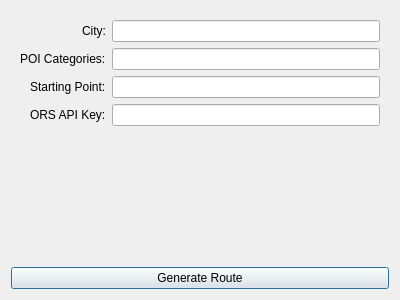
<?xml version="1.0" encoding="UTF-8"?>
<ui version="4.0">
 <class>OptimalCustomRouteDialogBase</class>
 <widget class="QDialog" name="OptimalCustomRouteDialogBase">
  <property name="geometry">
   <rect>
    <x>0</x>
    <y>0</y>
    <width>400</width>
    <height>300</height>
   </rect>
  </property>
  <property name="windowTitle">
   <string>City Route Planner</string>
  </property>
  <layout class="QVBoxLayout" name="verticalLayout">
   <item>
    <widget class="QWidget" name="formLayoutWidget">
     <layout class="QFormLayout" name="formLayout">
      <property name="fieldGrowthPolicy">
       <enum>QFormLayout::ExpandingFieldsGrow</enum>
      </property>
      <property name="labelAlignment">
       <set>Qt::AlignRight|Qt::AlignTrailing|Qt::AlignVCenter</set>
      </property>
      <property name="formAlignment">
       <set>Qt::AlignHCenter|Qt::AlignTop</set>
      </property>
      <item row="0" column="0">
       <widget class="QLabel" name="cityLabel">
        <property name="text">
         <string>City:</string>
        </property>
       </widget>
      </item>
      <item row="0" column="1">
       <widget class="QLineEdit" name="cityInput"/>
      </item>
      <item row="1" column="0">
       <widget class="QLabel" name="categoryLabel">
        <property name="text">
         <string>POI Categories:</string>
        </property>
       </widget>
      </item>
      <item row="1" column="1">
       <widget class="QLineEdit" name="categoryInput"/>
      </item>
      <item row="2" column="0">
       <widget class="QLabel" name="startingPointLabel">
        <property name="text">
         <string>Starting Point:</string>
        </property>
       </widget>
      </item>
      <item row="2" column="1">
       <widget class="QLineEdit" name="startingPointInput"/>
      </item>
      <item row="3" column="0">
       <widget class="QLabel" name="apiKeyLabel">
        <property name="text">
         <string>ORS API Key:</string>
        </property>
       </widget>
      </item>
      <item row="3" column="1">
       <widget class="QLineEdit" name="apiKeyInput"/>
      </item>
     </layout>
    </widget>
   </item>
   <item>
    <widget class="QPushButton" name="runButton">
     <property name="text">
      <string>Generate Route</string>
     </property>
    </widget>
   </item>
  </layout>
 </widget>
 <resources/>
 <connections/>
</ui>
